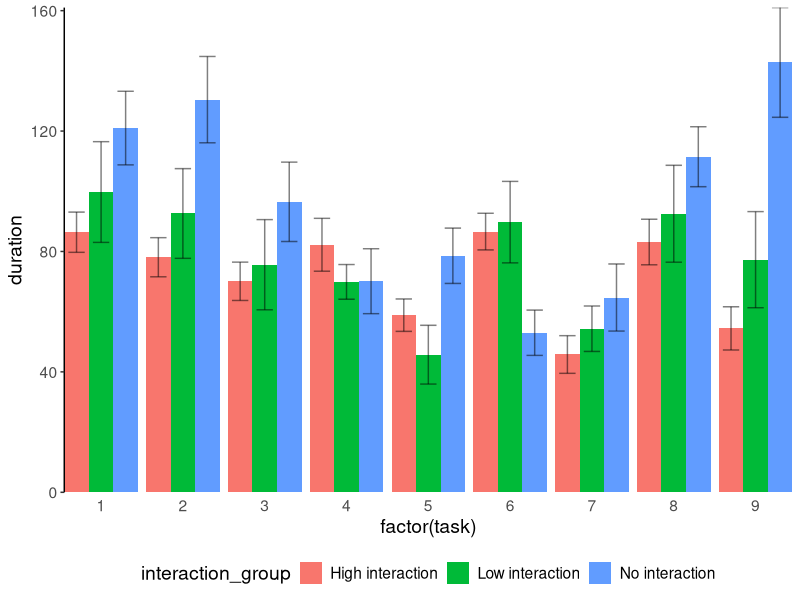
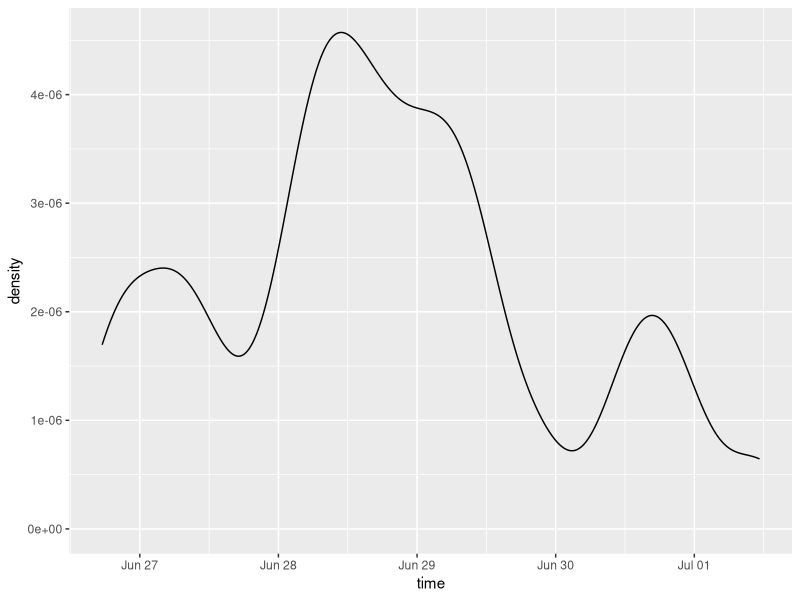
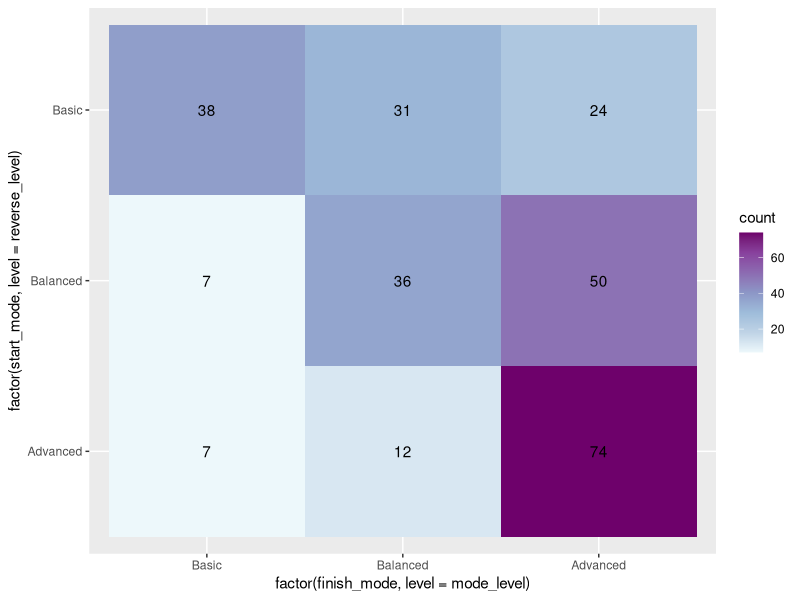
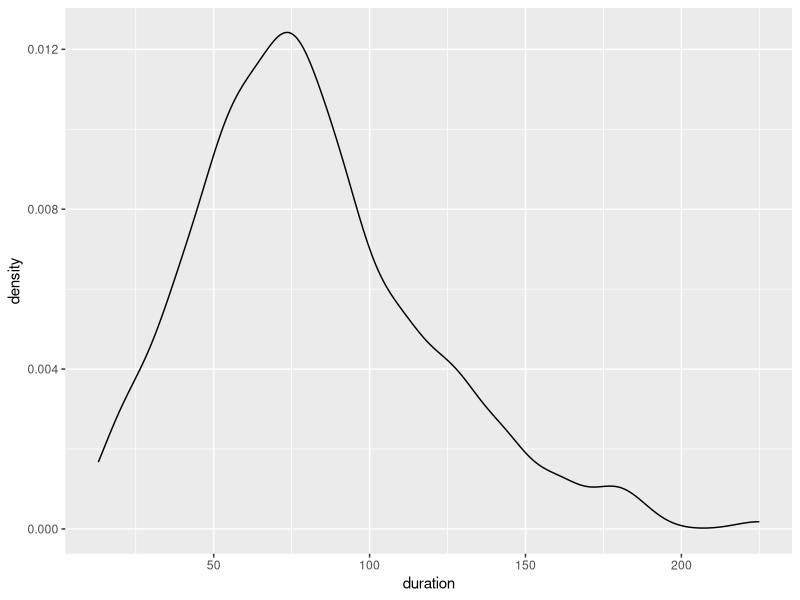

These charts were generated, in order, by the following R code:
## ---- chunk 1

library(tidyverse)
library(lubridate)
events <- read_csv("v2-data.csv") %>%
  mutate(time = as_datetime(time), task = as.integer(task)) %>%
  arrange(time)
## ---- chunk 2
event_names <- events %>% distinct(event_name)

all_participants <- events %>%
  distinct(participant_id) %>%
  .$participant_id

completed <- events %>%
  filter(task == 8, event_name %in% c("complete", "skip")) %>%
  distinct(participant_id) %>%
  filter(! participant_id %in% c()) %>% 
  .$participant_id

starts <- events %>%
  filter(participant_id %in% completed) %>%
  filter(event_name == "start") %>%
  group_by(participant_id, task) %>%
  summarise(start_time = first(time))

ends <- events %>% 
  filter(participant_id %in% completed) %>%
  filter(event_name %in% c("complete", "skip")) %>%
  group_by(participant_id, task) %>%
  summarise(finish_time = last(time))

durations <- events %>%
  filter(participant_id %in% completed) %>%
  left_join(starts, by=c("participant_id", 'task')) %>%
  left_join(ends, by=c("participant_id", 'task')) %>%
  mutate(duration = as.numeric(finish_time - start_time))


# durations |> group_by(task) |> summarise(
#   avg_time=mean(duration),
## ---- chunk 3
#   med_time= median(duration),
#   min_time = min(duration),
#   max_time=max(duration),
#   sd_time = sd(duration))
#   
# 
# attemps <- events %>%
#   filter(participant_id %in% completed) %>% 
#   filter(event_name == "attempts")
#   
## ---- chunk 4

err_left <- function (n, m, s) {
  return (m - qt(0.975,df=n-1)*s/sqrt(n))
}

err_right <- function (n, m, s) {
  return (m + qt(0.975,df=n-1)*s/sqrt(n))
}

errors <- durations |>
  group_by(task, interaction_group) %>%
  summarise(
    l = err_left(n(), mean(duration), sd(duration)),
    m = mean(duration),
    u = err_right(n(), mean(duration), sd(duration))
  )

durations |>
  ggplot() +
  geom_bar(
    durations,
    mapping = aes(x = factor(task),
                  y = duration,
                  fill = interaction_group),
    position = "dodge",
    stat = "summary",
    fun = "mean"
  ) +
  geom_errorbar(
    data = errors,
    mapping = aes(
      x = factor(task),
      y = m,
      ymin = l,
      ymax = u,
      group = interaction_group
    ),
    position = position_dodge(0.9),
    alpha=0.5,
    width=0.6
  ) +
  scale_x_discrete(expand = c(0,0))  +
  scale_y_continuous(expand = c(0,0)) + 
  theme_bw() +
  theme(
    panel.grid.major = element_blank(), 
    panel.grid.minor = element_blank(), 
    panel.border = element_blank(),
    axis.line.y = element_line(colour = "black"),
    axis.ticks.x = element_blank(),
    legend.position = "bottom",
    plot.title = element_text(size = 15),
    axis.title = element_text(size = 14),
    text = element_text(size = 14)
    )

# ggsave("r2-data.pdf", device = "pdf", plot = last_plot(), units ="mm", width = 210)

  
## ---- chunk 5
events |>
  ggplot(mapping=aes(x=time)) +
  geom_density()
  
  
## ---- chunk 6
mode_level <- c('Basic', 'Balanced', 'Advanced')
reverse_level <- c('Advanced', 'Balanced', 'Basic')
events |>
  filter(event_name %in% c('start', 'complete', 'skip')) |>
  group_by(task, participant_id) |>
  arrange(time, .by_group = TRUE) |>
  summarise(
    start_mode=first(mode),
    finish_mode=last(mode)
  ) |> 
  group_by(start_mode, finish_mode) |>
  summarise(count=n()) |>
  ggplot(aes(factor(finish_mode, level=mode_level),
             factor(start_mode, level=reverse_level))) +
  geom_tile(aes(fill=count)) +
  geom_text(aes(label=count)) +
  scale_fill_distiller(direction = 1, palette = 3)

  
## ---- chunk 7
res.aov <- aov(duration ~ interaction_group, data = durations)
TukeyHSD(res.aov)
## ---- chunk 8
durations |> 
  ggplot(mapping=aes(duration)) + 
  geom_density()
